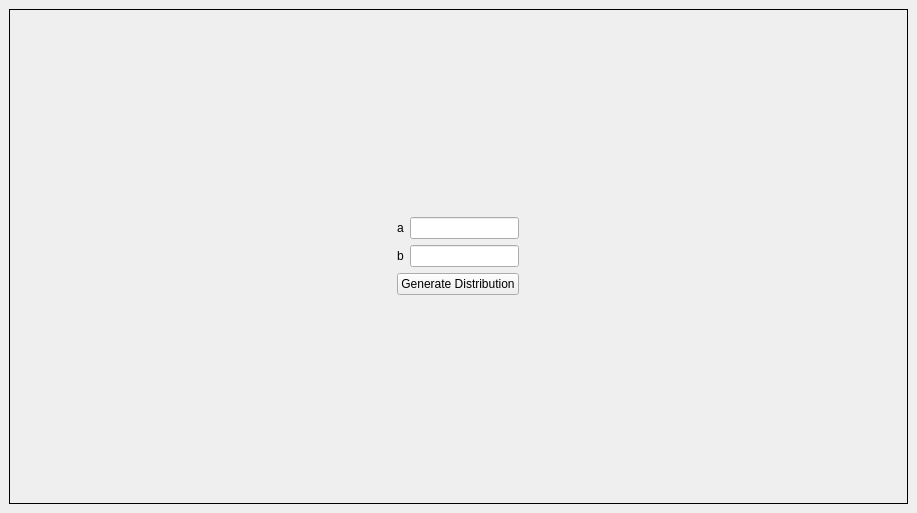
                <widget class="QWidget" name="scrollAreaWidgetContents_5">
                 <property name="geometry">
                  <rect>
                   <x>0</x>
                   <y>0</y>
                   <width>917</width>
                   <height>513</height>
                  </rect>
                 </property>
                 <layout class="QHBoxLayout" name="horizontalLayout_10">
                  <property name="leftMargin">
                   <number>0</number>
                  </property>
                  <property name="topMargin">
                   <number>0</number>
                  </property>
                  <property name="rightMargin">
                   <number>0</number>
                  </property>
                  <property name="bottomMargin">
                   <number>0</number>
                  </property>
                  <item>
                   <widget class="QWidget" name="widget_4" native="true">
                    <property name="sizePolicy">
                     <sizepolicy hsizetype="Preferred" vsizetype="MinimumExpanding">
                      <horstretch>0</horstretch>
                      <verstretch>0</verstretch>
                     </sizepolicy>
                    </property>
                    <property name="minimumSize">
                     <size>
                      <width>0</width>
                      <height>0</height>
                     </size>
                    </property>
                    <property name="styleSheet">
                     <string notr="true"/>
                    </property>
                    <layout class="QVBoxLayout" name="verticalLayout_6">
                     <item>
                      <widget class="QFrame" name="RV_DataSection_4">
                       <property name="frameShape">
                        <enum>QFrame::Box</enum>
                       </property>
                       <layout class="QVBoxLayout" name="verticalLayout_18">
                        <item>
                         <widget class="QWidget" name="widget_11" native="true">
                          <property name="sizePolicy">
                           <sizepolicy hsizetype="Preferred" vsizetype="Maximum">
                            <horstretch>0</horstretch>
                            <verstretch>0</verstretch>
                           </sizepolicy>
                          </property>
                          <layout class="QHBoxLayout" name="horizontalLayout_11">
                           <item>
                            <widget class="QWidget" name="widget_12" native="true">
                             <property name="sizePolicy">
                              <sizepolicy hsizetype="Maximum" vsizetype="Maximum">
                               <horstretch>0</horstretch>
                               <verstretch>0</verstretch>
                              </sizepolicy>
                             </property>
                             <layout class="QGridLayout" name="gridLayout_21">
                              <item row="2" column="0" colspan="2">
                               <widget class="QPushButton" name="UV_generate">
                                <property name="text">
                                 <string>Generate Distribution</string>
                                </property>
                               </widget>
                              </item>
                              <item row="0" column="1">
                               <widget class="QLineEdit" name="UV_a"/>
                              </item>
                              <item row="1" column="1">
                               <widget class="QLineEdit" name="UV_b"/>
                              </item>
                              <item row="0" column="0">
                               <widget class="QLabel" name="label_34">
                                <property name="text">
                                 <string>a</string>
                                </property>
                               </widget>
                              </item>
                              <item row="1" column="0">
                               <widget class="QLabel" name="label">
                                <property name="text">
                                 <string>b</string>
                                </property>
                               </widget>
                              </item>
                             </layout>
                            </widget>
                           </item>
                          </layout>
                         </widget>
                        </item>
                       </layout>
                      </widget>
                     </item>
                    </layout>
                   </widget>
                  </item>
                 </layout>
                </widget>
